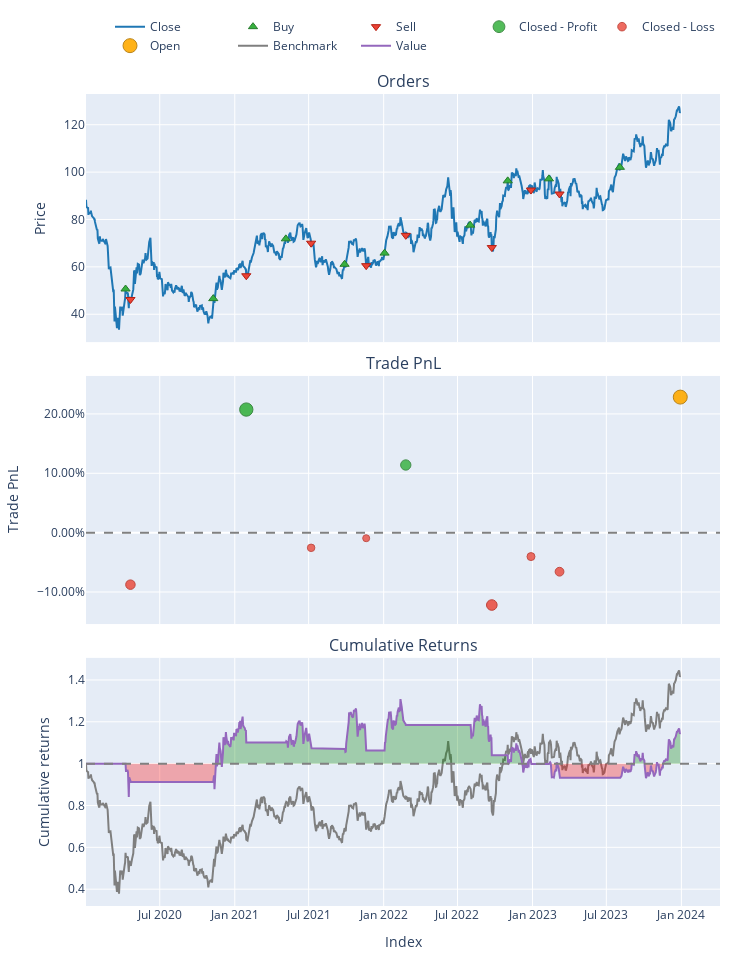

This figure's notebook cell:
### Markdown cell above
This code calls `pf.plot().show()`, which generates a performance plot of the backtested portfolio. The `.show()` command then renders the interactive chart.

### Code cell
pf.plot().show()

### Figure 1 — Plotly figure (JSON) as saved in the notebook; plotly's stock layout.template omitted (floating-point values rounded to 4 significant figures; data arrays with more than 128 entries replaced by an {"elided": "..."} marker saying what was removed)
{"data": [{"legendgroup": "0", "line": {"color": "#1f77b4"}, "name": "Close", "showlegend": true, "type": "scatter", "uid": "b228cc70-f3e2-4116-ab21-528133d7e61f", "x": {"elided": "1006 str values"}, "xaxis": "x", "y": {"elided": "1006 float values"}, "yaxis": "y"}, {"customdata": [[0.0, 1.974, 0.0], [2.0, 1.959, 0.0], [4.0, 1.534, 0.0], [6.0, 1.757, 0.0], [8.0, 1.616, 0.0], [10.0, 1.526, 0.0], [12.0, 1.08, 0.0], [14.0, 1.027, 0.0], [16.0, 0.914, 0.0]], "hovertemplate": "Order Id: %{customdata[0]}<br>Timestamp: %{x}<br>Price: %{y}<br>Size: %{customdata[1]:.6f}<br>Fees: %{customdata[2]:.6f}", "legendgroup": "1", "marker": {"color": "#37B13F", "line": {"color": "rgb(38,123,44)", "width": 1}, "size": 8, "symbol": "triangle-up"}, "mode": "markers", "name": "Buy", "type": "scatter", "uid": "8ed91e92-475d-4e7b-a84b-788e5da77fa2", "x": ["2020-04-08T04:00:00+00:00", "2020-11-09T05:00:00+00:00", "2021-05-06T04:00:00+00:00", "2021-09-27T04:00:00+00:00", "2022-01-03T05:00:00+00:00", "2022-08-01T04:00:00+00:00", "2022-11-01T04:00:00+00:00", "2023-02-10T05:00:00+00:00", "2023-08-03T04:00:00+00:00"], "xaxis": "x", "y": [50.65, 46.58, 71.82, 61.08, 65.81, 77.62, 96.31, 97.15, 102.0], "yaxis": "y"}, {"customdata": [[1.0, 1.974, 0.0], [3.0, 1.959, 0.0], [5.0, 1.534, 0.0], [7.0, 1.757, 0.0], [9.0, 1.616, 0.0], [11.0, 1.526, 0.0], [13.0, 1.08, 0.0], [15.0, 1.027, 0.0]], "hovertemplate": "Order Id: %{customdata[0]}<br>Timestamp: %{x}<br>Price: %{y}<br>Size: %{customdata[1]:.6f}<br>Fees: %{customdata[2]:.6f}", "legendgroup": "2", "marker": {"color": "#EA4335", "line": {"color": "rgb(181,31,18)", "width": 1}, "size": 8, "symbol": "triangle-down"}, "mode": "markers", "name": "Sell", "type": "scatter", "uid": "d1048065-fb5a-44b1-8c13-617ea84ebc33", "x": ["2020-04-20T04:00:00+00:00", "2021-01-29T05:00:00+00:00", "2021-07-07T04:00:00+00:00", "2021-11-19T05:00:00+00:00", "2022-02-24T05:00:00+00:00", "2022-09-23T04:00:00+00:00", "2022-12-28T05:00:00+00:00", "2023-03-08T05:00:00+00:00"], "xaxis": "x", "y": [46.22, 56.24, 69.99, 60.51, 73.3, 68.15, 92.42, 90.76], "yaxis": "y"}, {"customdata": [[1.0, 1.0, 18.92, 0.2073], [4.0, 4.0, 12.12, 0.114]], "hovertemplate": "Exit Trade Id: %{customdata[0]}<br>Position Id: %{customdata[1]}<br>Exit Timestamp: %{x}<br>PnL: %{customdata[2]:.6f}<br>Return: %{customdata[3]:.2%}", "legendgroup": "3", "marker": {"color": "#37B13F", "line": {"color": "rgb(38,123,44)", "width": 1}, "opacity": [0.8856, 0.8216], "size": [13.33, 10.34], "symbol": "circle"}, "mode": "markers", "name": "Closed - Profit", "type": "scatter", "uid": "62ef8aff-1e26-41e2-b855-0829c7cb13e5", "x": ["2021-01-29T05:00:00+00:00", "2022-02-24T05:00:00+00:00"], "xaxis": "x2", "y": [0.2073, 0.114], "yaxis": "y2"}, {"customdata": [[0.0, 0.0, -8.76, -0.0876], [2.0, 2.0, -2.815, -0.02555], [3.0, 3.0, -1.009, -0.009398], [5.0, 5.0, -14.44, -0.1219], [6.0, 6.0, -4.195, -0.04033], [7.0, 7.0, -6.568, -0.0658]], "hovertemplate": "Exit Trade Id: %{customdata[0]}<br>Position Id: %{customdata[1]}<br>Exit Timestamp: %{x}<br>PnL: %{customdata[2]:.6f}<br>Return: %{customdata[3]:.2%}", "legendgroup": "4", "marker": {"color": "#EA4335", "line": {"color": "rgb(181,31,18)", "width": 1}, "opacity": [0.8036, 0.7611, 0.75, 0.8271, 0.7712, 0.7886], "size": [9.5, 7.517, 7.0, 10.6, 7.989, 8.804], "symbol": "circle"}, "mode": "markers", "name": "Closed - Loss", "type": "scatter", "uid": "ec45fe45-10f7-4f0d-94f8-3291ad658841", "x": ["2020-04-20T04:00:00+00:00", "2021-07-07T04:00:00+00:00", "2021-11-19T05:00:00+00:00", "2022-09-23T04:00:00+00:00", "2022-12-28T05:00:00+00:00", "2023-03-08T05:00:00+00:00"], "xaxis": "x2", "y": [-0.0876, -0.02555, -0.009398, -0.1219, -0.04033, -0.0658], "yaxis": "y2"}, {"customdata": [[8.0, 8.0, 21.29, 0.2283]], "hovertemplate": "Exit Trade Id: %{customdata[0]}<br>Position Id: %{customdata[1]}<br>Exit Timestamp: %{x}<br>PnL: %{customdata[2]:.6f}<br>Return: %{customdata[3]:.2%}", "legendgroup": "5", "marker": {"color": "#FFAA00", "line": {"color": "rgb(178,118,0)", "width": 1}, "opacity": [0.9], "size": [14.0], "symbol": "circle"}, "mode": "markers", "name": "Open", "type": "scatter", "uid": "197d15ff-d0c5-4ca0-8f74-0239d3a5df46", "x": ["2023-12-29T05:00:00+00:00"], "xaxis": "x2", "y": [0.2283], "yaxis": "y2"}, {"legendgroup": "6", "line": {"color": "#7f7f7f"}, "name": "Benchmark", "showlegend": true, "type": "scatter", "uid": "ad1da557-f352-4dfa-8ee7-bc8ac5894eda", "x": {"elided": "1006 str values"}, "xaxis": "x3", "y": {"elided": "1006 float values"}, "yaxis": "y3"}, {"hoverinfo": "skip", "legendgroup": "7", "line": {"color": "rgba(0, 0, 0, 0)", "width": 0}, "opacity": 0, "showlegend": false, "type": "scatter", "uid": "9c9594de-cb4b-412b-b857-cdf6527c1e9f", "x": {"elided": "1006 str values"}, "xaxis": "x3", "y": {"elided": "1006 int values"}, "yaxis": "y3"}, {"connectgaps": false, "fill": "tonexty", "fillcolor": "rgba(0, 128, 0, 0.3)", "hoverinfo": "skip", "legendgroup": "7", "line": {"color": "rgba(0, 0, 0, 0)", "width": 0}, "opacity": 0, "showlegend": false, "type": "scatter", "uid": "1a837630-179e-4132-a5ab-0012e02aeadd", "x": {"elided": "1006 str values"}, "xaxis": "x3", "y": {"elided": "1006 float values"}, "yaxis": "y3"}, {"hoverinfo": "skip", "legendgroup": "7", "line": {"color": "rgba(0, 0, 0, 0)", "width": 0}, "opacity": 0, "showlegend": false, "type": "scatter", "uid": "528caa69-43c2-45c0-b4c7-3583a6a659f4", "x": {"elided": "1006 str values"}, "xaxis": "x3", "y": {"elided": "1006 int values"}, "yaxis": "y3"}, {"connectgaps": false, "fill": "tonexty", "fillcolor": "rgba(255, 0, 0, 0.3)", "hoverinfo": "skip", "legendgroup": "7", "line": {"color": "rgba(0, 0, 0, 0)", "width": 0}, "opacity": 0, "showlegend": false, "type": "scatter", "uid": "d3384c86-242a-4e03-8ace-94829852e6cf", "x": {"elided": "1006 str values"}, "xaxis": "x3", "y": {"elided": "1006 float values"}, "yaxis": "y3"}, {"legendgroup": "8", "line": {"color": "#9467bd"}, "name": "Value", "showlegend": true, "type": "scatter", "uid": "85abc6eb-5b33-4219-9381-3467f7ab96d2", "x": {"elided": "1006 str values"}, "xaxis": "x3", "y": {"elided": "1006 float values"}, "yaxis": "y3"}, {"hoverinfo": "skip", "legendgroup": "7", "line": {"color": "rgba(0, 0, 0, 0)", "width": 0}, "opacity": 0, "showlegend": false, "type": "scatter", "uid": "5a907a96-79e6-4784-8c56-5381f922c030", "x": {"elided": "1006 str values"}, "xaxis": "x3", "y": {"elided": "1006 int values"}, "yaxis": "y3"}], "layout": {"annotations": [{"font": {"size": 16}, "showarrow": false, "text": "Orders", "x": 0.5, "xanchor": "center", "xref": "paper", "y": 1, "yanchor": "bottom", "yref": "paper"}, {"font": {"size": 16}, "showarrow": false, "text": "Trade PnL", "x": 0.5, "xanchor": "center", "xref": "paper", "y": 0.6528, "yanchor": "bottom", "yref": "paper"}, {"font": {"size": 16}, "showarrow": false, "text": "Cumulative Returns", "x": 0.5, "xanchor": "center", "xref": "paper", "y": 0.3056, "yanchor": "bottom", "yref": "paper"}], "height": 960, "legend": {"orientation": "h", "traceorder": "normal", "x": 1, "xanchor": "right", "y": 1.042, "yanchor": "bottom"}, "margin": {"b": 30, "l": 30, "r": 30, "t": 30}, "shapes": [{"line": {"color": "gray", "dash": "dash"}, "type": "line", "x0": 0, "x1": 1, "xref": "paper", "y0": 0, "y1": 0, "yref": "y2"}, {"line": {"color": "gray", "dash": "dash"}, "type": "line", "x0": 0, "x1": 1, "xref": "paper", "y0": 1, "y1": 1, "yref": "y3"}], "showlegend": true, "width": 750, "xaxis": {"anchor": "y", "domain": [0, 1], "matches": "x3", "showticklabels": false}, "xaxis2": {"anchor": "y2", "domain": [0, 1], "matches": "x3", "showticklabels": false}, "xaxis3": {"anchor": "y3", "domain": [0, 1], "title": {"text": "Index"}}, "yaxis": {"anchor": "x", "domain": [0.6944, 1], "title": {"text": "Price"}}, "yaxis2": {"anchor": "x2", "domain": [0.3472, 0.6528], "tickformat": ".2%", "title": {"text": "Trade PnL"}}, "yaxis3": {"anchor": "x3", "domain": [0, 0.3056], "title": {"text": "Cumulative returns"}}}}
